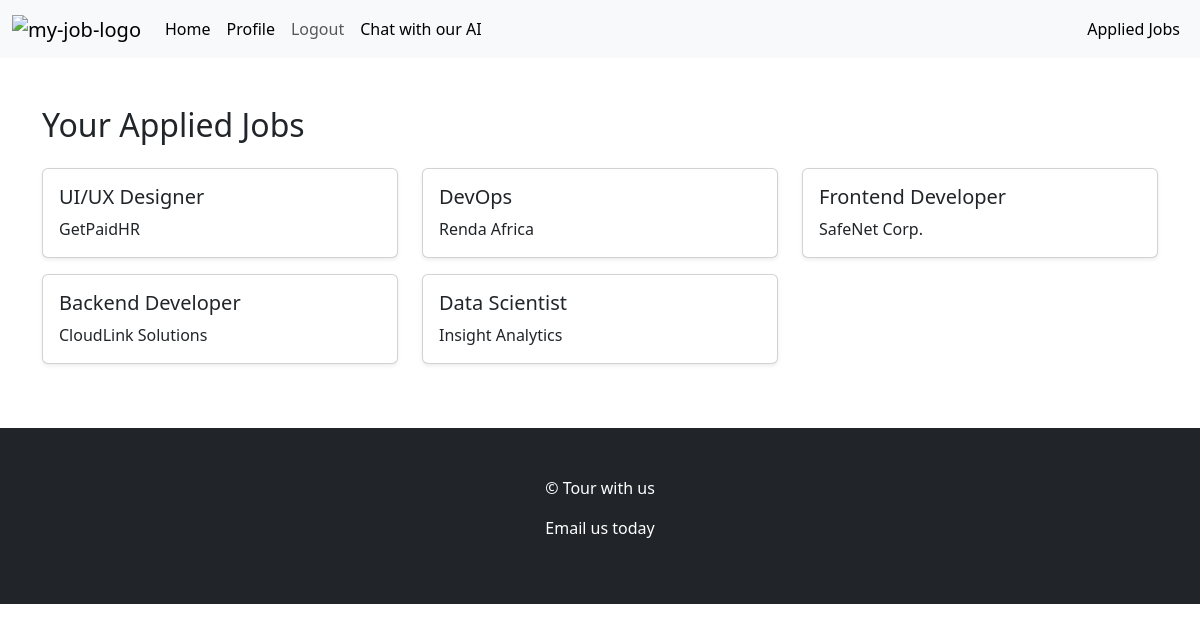
Before: /applied_jobs/ (signed in) with the older database file.
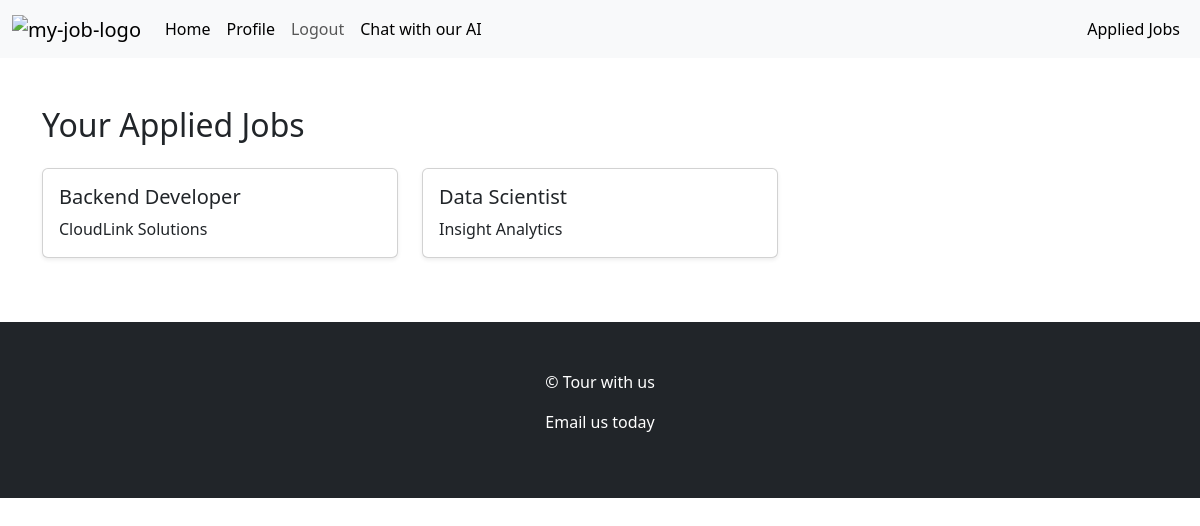
After: the same page with the newer database file.
### job_seekers/models.py (models this page shows, shortened)
class Job_application(models.Model):
    STATUS_CHOICES = [
        ('pending', 'Pending'),
        ('accepted', 'Accepted'),
        ('rejected', 'Rejected')
    ]
    status = models.CharField(max_length=50, choices=STATUS_CHOICES, default='pending')
    user = models.ForeignKey(CustomUser, null=True, blank=True, on_delete=models.CASCADE, related_name='jobs_applied')
    job = models.ForeignKey(Job, null=True, blank=True, on_delete=models.CASCADE, related_name='job_applications')

class Job(models.Model):
    job_logo = models.ImageField(default='download.jpg', upload_to='static/images', null=True, blank=True)
    title = models.CharField(max_length=255)
    employer = models.ForeignKey(CustomUser, on_delete=models.CASCADE, related_name='applied_jobs', null=True, blank=True)
    description = models.TextField()
    company_name = models.CharField(max_length=100)
    company_details = models.TextField(null=True, blank=True)
    location = models.CharField(max_length=100)
    created = models.DateTimeField(auto_now_add=True)
    updated = models.DateTimeField(auto_now=True)
    class Meta:
        ordering = ['-updated', '-created']

### job_seekers/views.py (the view)
# urls.py: path('applied_jobs/', views.applied_jobs, name='applied_jobs'),
@login_required(login_url='main_login')
@restrict_to_employee
def applied_jobs(request):
    user = request.user
    applied_jobs = user.jobs_applied.all()
    context = {'user': user, 'applied_jobs': applied_jobs}
    return render(request, 'base/applied_jobs.html', context)

### job_seekers/templates/base/applied_jobs.html
{% extends 'base/main.html' %}
{% block content %}
<div class="container my-5">
    {% if applied_jobs %}
        <h2 class="mb-4">Your Applied Jobs</h2>
        <div class="row">
            {% for applied_job in applied_jobs %}
                <div class="col-md-4 mb-3">
                    <div class="card shadow-sm">
                        <div class="card-body">
                            <h5 class="card-title">{{ applied_job.job.title }}</h5>
                            <p class="card-text">{{ applied_job.job.company_name }}</p>
                        </div>
                    </div>
                </div>
            {% endfor %}
        </div>
    {% else %}
        <div class="alert alert-info" role="alert">
            <p>You haven't applied for any jobs yet. Start browsing and apply for jobs today!</p>
        </div>
        <a href="{% url 'employee_home_page' %}" class="btn btn-primary"></a>
    {% endif %}
</div>
{% endblock %}

### job_seekers/templates/base/main.html (shortened to what this page needs)
{% load static %}
<!doctype html>
<html lang="en">
<head>
    <link rel="stylesheet" href="{% static 'styles/main.css' %}">
    <link href="https://cdn.jsdelivr.net/npm/bootstrap@5.3.5/dist/css/bootstrap.min.css" rel="stylesheet">
</head>
<body>
<nav class="navbar navbar-expand-lg bg-body-tertiary">
    <div class="container-fluid">
        <a class="navbar-brand" href="/"><img class="navbar-logo" src="{% static 'images/mylogo.png' %}" alt="my-job-logo"></a>
        <div class="collapse navbar-collapse" id="navbarNavAltMarkup">
            <div class="navbar-nav">
                {% if request.user.role == 'employee' %}
                    <a class="nav-link active" aria-current="page" href="{% url 'employee_home_page' %}">Home</a>
                    <a class="nav-link active" href="{% url 'profile' %}">Profile</a>
                {% elif request.user.role == 'employer' %}
                    <a class="nav-link active" aria-current="page" href="{% url 'employer_home_page' %}">Home</a>
                    <a class="nav-link active" href="{% url 'account_page' %}">Account</a>
                {% endif %}
                {% if request.user.is_authenticated %}
                    <a class="nav-link" href="{% url 'logout_page' %}">Logout</a>
                {% else %}
                    <a class="nav-link" href="{% url 'main_login' %}">Login</a>
                {% endif %}
                <a class="nav-link active" href="{% url 'chat_with_ai' %}">Chat with our AI</a>
            </div>
            {% if request.user.role == 'employee' %}
                <div class="navbar-nav ms-auto">
                    <a class="nav-link active" href="{% url 'applied_jobs' %}">Applied Jobs</a>
                </div>
            {% elif request.user.role == 'employer' %}
                <div class="navbar-nav ms-auto">
                    <a class="nav-link active" href="{% url 'create_jobs' %}">Create Jobs</a>
                    <a class="nav-link active" href="{% url 'view_applicants' %}">View Applicants</a>
                </div>
            {% endif %}
        </div>
    </div>
</nav>
{% block content %}
{% endblock %}
<footer class="bg-dark text-white text-center p-5 mt-5">
    <p>&copy; Tour with us</p>
    <p><a class="text-white" style="text-decoration: none;" href="mailto:abc@def.com">Email us today</a></p>
</footer>
</body>
</html>

### static/styles/main.css (style rules this page uses)
.card { transition: all 0.3s ease-in-out; }
.navbar-logo { height: 40px; width: auto; }

Changed rows visible on the page:
removed Job_application: job "UI/UX Designer", job.company_name "GetPaidHR"
removed Job_application: job "DevOps", job.company_name "Renda Africa"
removed Job_application: job "Frontend Developer", job.company_name "SafeNet Corp."
